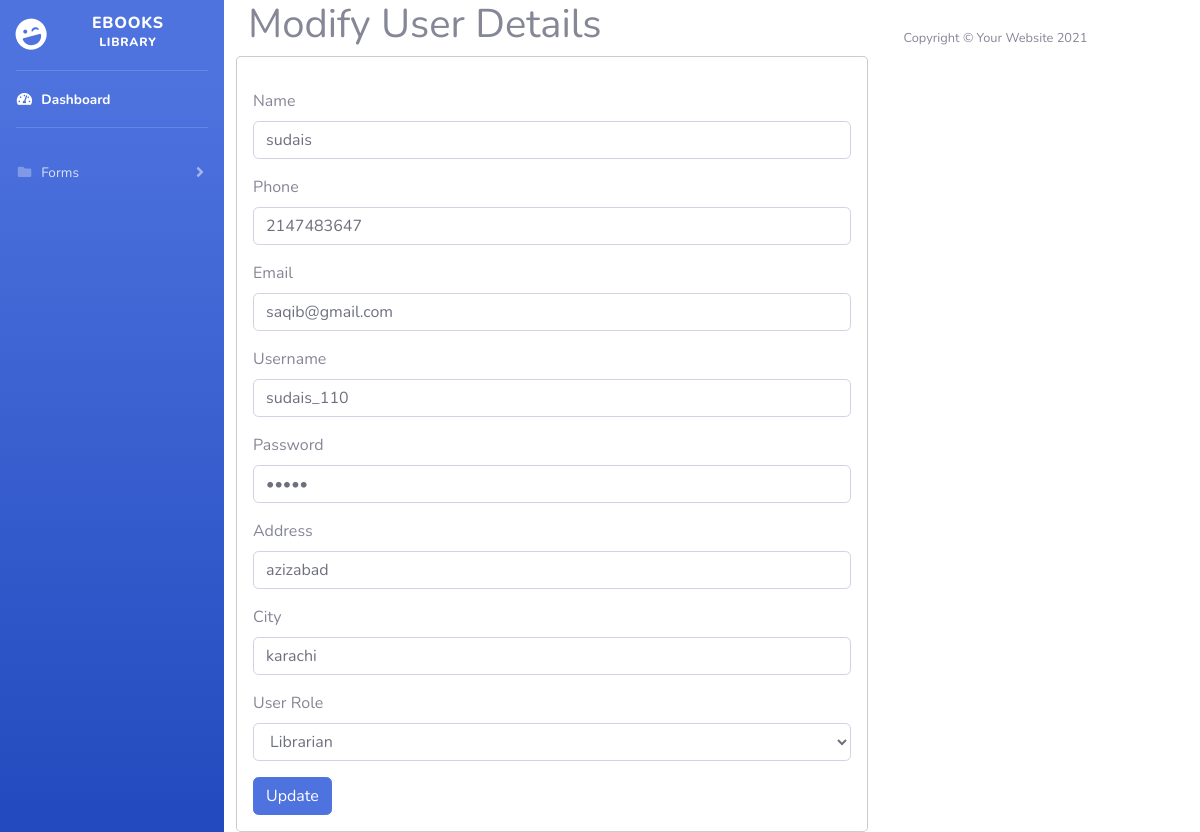
Page /update-user.php?id=1 (signed in) on the committed database.
### tables this page shows
CREATE TABLE `users` (
  `U.id` int(30) NOT NULL,
  `Name` varchar(200) NOT NULL,
  `Phone` int(11) NOT NULL,
  `Email` varchar(200) NOT NULL,
  `Username` varchar(100) NOT NULL,
  `Password` varchar(200) NOT NULL,
  `Address` varchar(200) NOT NULL,
  `City` varchar(100) NOT NULL,
  `role` int(11) NOT NULL,
  `image` varchar(300) NOT NULL
);

### update-user.php (the view, shortened to what this page needs)
<?php
include "includes/header.php";
 include "includes/navbar.php";
?>
  <div id="admin-content">
      <div class="container">
          <div class="row">
              <div class="col-md-12">
                  <h1 class="admin-heading">Modify User Details</h1>
              </div>
              <?php
include ('includes/config.php');
$user_id = $_GET["id"];
$query= "SELECT * FROM `users` WHERE `U.id`='{$user_id}'";
$result = mysqli_query($conn,$query);
if(mysqli_num_rows($result)>0)
{
    $row = mysqli_fetch_assoc($result);
?>
    <div class="modal-content">
        <form action="update.php" method="POST">
          <div class="modal-body">
          <div class="form-group">
              <label>Name</label>
              <input type="text" name="fname" class="form-control" placeholder="" value='<?php echo $row["Name"]; ?>'>
          </div>
          <div class="form-group">
              <label>Phone</label>
              <input type="text" name="phone" class="form-control" placeholder="" value='<?php echo $row["Phone"]; ?>'>
          </div>
          <div class="form-group">
              <label>Email</label>
              <input type="text" name="email" class="form-control" placeholder="" value='<?php echo $row["Email"]; ?>'>
          </div>
          <div class="form-group">
              <label>Username</label>
              <input type="text" name="user" class="form-control" placeholder="" value='<?php echo $row["Username"]; ?>'>
          </div>
          <div class="form-group">
              <label>Password</label>
              <input type="password" name="password" class="form-control" value='<?php echo $row["Password"]; ?>'>
          </div>
          <div class="form-group">
              <label>Address</label>
              <input type="text" name="address" class="form-control" placeholder="" value='<?php echo $row["Address"]; ?>'>
          </div>
          <div class="form-group">
              <label>City</label>
              <input type="text" name="city" class="form-control" placeholder="" value='<?php echo $row["City"]; ?>'>
          </div>
          <div class="form-group">
              <label>User Role</label>
               <select class="form-control" name="role" value='<?php echo $row["role"]; ?>'>
                 <option value="0">Librarian</option>
                </select>
          </div>
          <input type="submit" name="submit" class="btn btn-primary" value="Update" required />
        </div>
    </form>
<?php } ?>
              </div>
          </div>
      </div>
  </div>
<?php include ('includes/footer.php'); ?>

### rows in the picture
users: fname "sudais", phone "2147483647", email "saqib@gmail.com", user "sudais_110", address "azizabad", city "karachi", role "Librarian"
